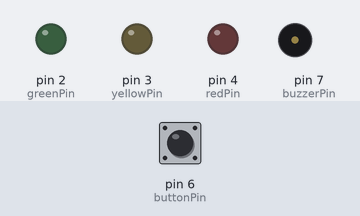
Bench run of a sketch on a simulated Arduino Uno, built with avr-gcc and run on an emulated ATmega328P. On the bench: output pins drawn as LEDs (lit = HIGH), buzzer (waves = sounding). The test bench sets the inputs (shaded band); at power-on: pin 6 (buttonPin) LOW.

Above: at 1.2 s.
1.3 s: pin 6 (buttonPin) pulled HIGH for 0.15 s
At 1.42 s:
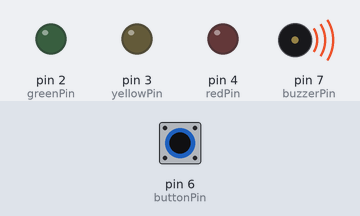
3.0 s: pin 6 (buttonPin) pulled HIGH for 1 s
At 4.9 s:
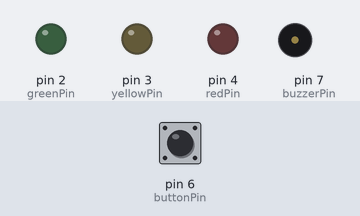
5.5 s: pin 6 (buttonPin) pulled HIGH for 3.2 s
At 6.0 s:
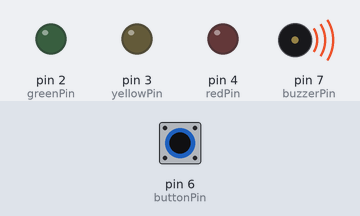
Timing chart, 0 to 10.2 s (numbered marks = the images above; inputs shaded):
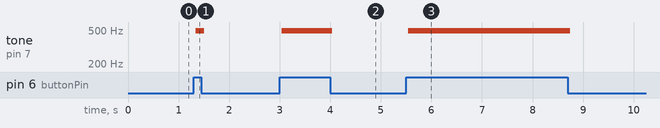

Measured:
- after the input at 1.3 s, tone on pin 7 (buzzerPin): silent → 489 Hz at once, → silent 0.16 s later
- after the input at 3.0 s, tone on pin 7 (buzzerPin): silent → 489 Hz at once, → silent 1.0 s later
- after the input at 5.5 s, tone on pin 7 (buzzerPin): silent → 489 Hz at once, → silent 3.2 s later

The sketch:

trash.ino
```cpp
const int buzzerPin = 7;
const int buttonPin = 6;
const int redPin = 4;
const int yellowPin = 3;
const int greenPin = 2;

int buttonState = 0;
int i = 0;

void setup()
{
  pinMode(buzzerPin, OUTPUT);
  pinMode(buttonPin, INPUT);
  pinMode(redPin, OUTPUT);
  pinMode(yellowPin, OUTPUT);
  pinMode(greenPin, OUTPUT);
}

void loop()
{

  buttonState = digitalRead(buttonPin);
  digitalWrite(redPin,LOW);
  digitalWrite(yellowPin,LOW);
  digitalWrite(greenPin,LOW);

  if (buttonState == HIGH)
  {
    digitalWrite(buzzerPin,HIGH);
    delay(1);
    digitalWrite(buzzerPin,LOW);
    delay(1);
    digitalWrite(redPin,HIGH);
    digitalWrite(yellowPin,HIGH);
    digitalWrite(greenPin,HIGH);


  }
}
```
